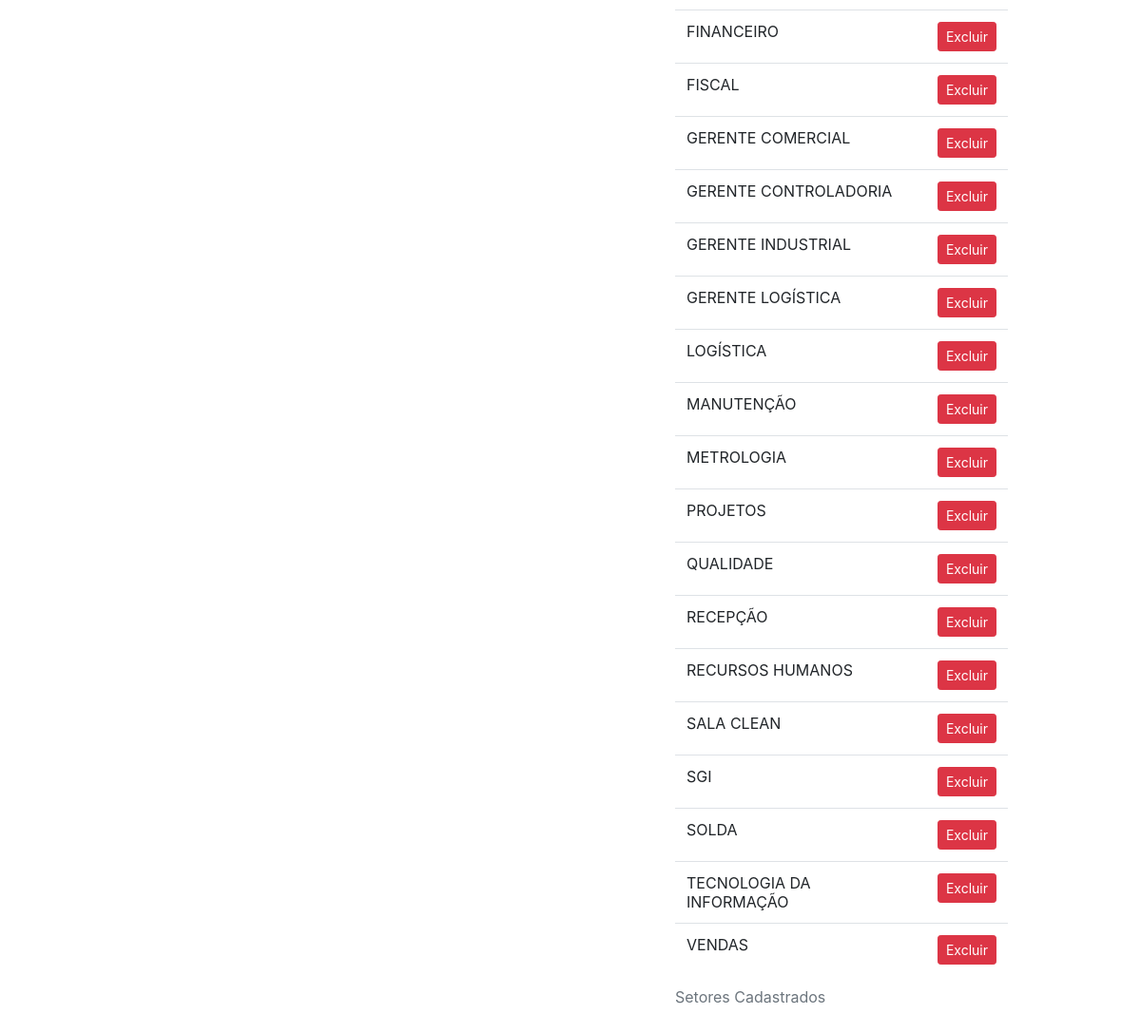
/public/pags/admin/registerStandard/registerSetores.php (lower part), run on an earlier commit of the app's database.
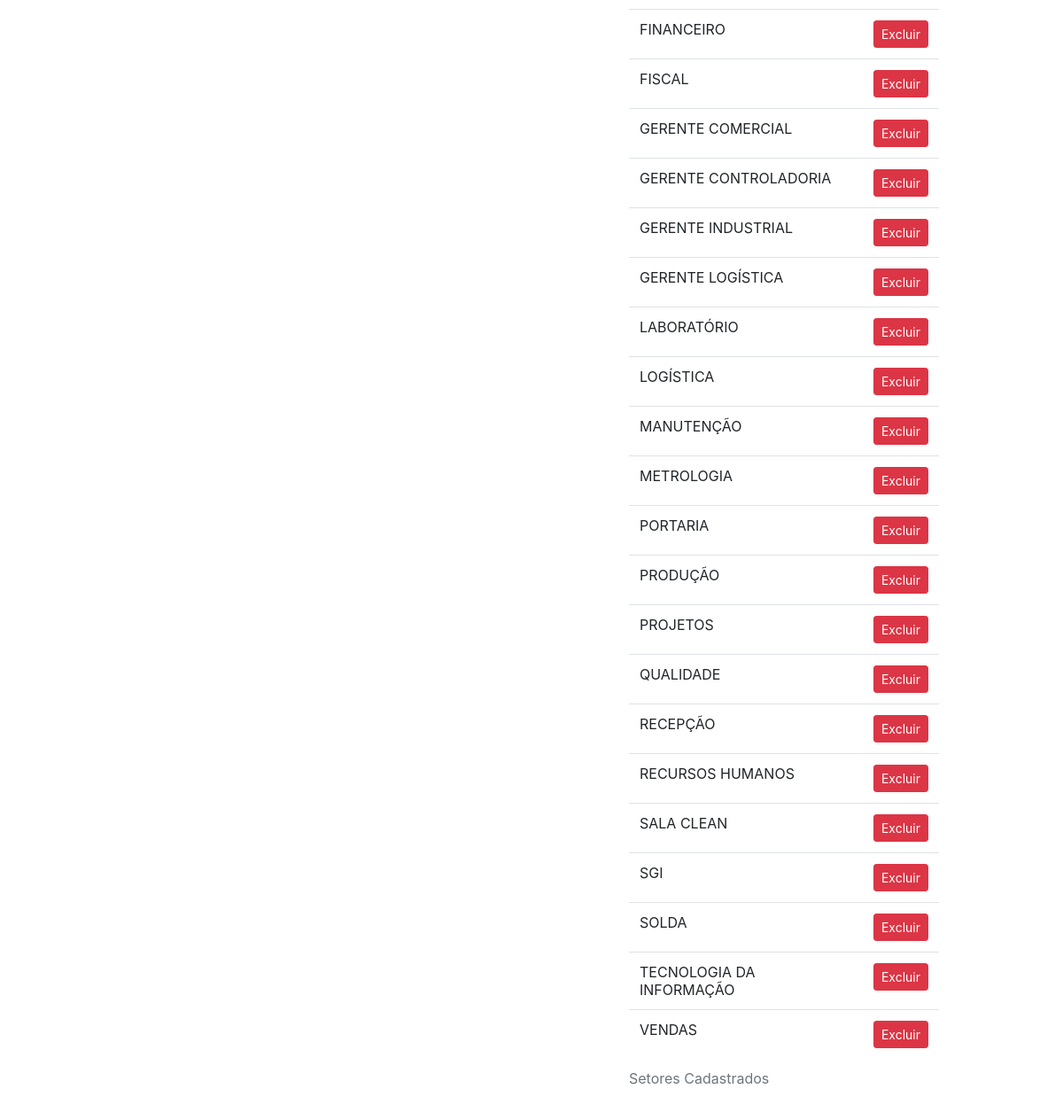
And on a later commit of the database.
### tables this page shows
CREATE TABLE `setor` (
  `id` int(10) UNSIGNED NOT NULL,
  `setor` varchar(45) NOT NULL
);

### public/pags/admin/registerStandard/registerSetores.php (the view, shortened to what this page needs)
<?php
    include_once("../../../../src/config/conexaodb.php");
    $coleta = mysqli_query($conn, "SELECT * FROM setor order by setor asc");
?>
<html lang="pt-br">
<head>
    <link rel="stylesheet" href="../../../../node_modules/bootstrap/dist/css/bootstrap.css">
</head>
<body>
    <div class="container">
        <div class="row justify-content-center">
            <div class="col-md-6">
            </div>
            <div class="col-md-4">
                <div class="py-3">
                    <table class="table">
                        <caption>Setores Cadastrados</caption>
                        <tbody>
                            <?php while($linha = mysqli_fetch_assoc($coleta)) { ?>
                            <tr>
                               <td>
                                    <?php echo $linha['setor']; ?>
                               </td>
                               <td>
                                    <a href="../../../../src/db/admin/setor/delete.php?id=<?php echo $linha['id']; ?>">
                                        <button type="button" class="btn btn-danger btn-sm">Excluir</button>
                                    </a>
                               </td>
                            </tr>
                            <?php } ?>
                        </tbody>
                    </table>
                </div>
            </div>
        </div>
    </div>
</body>
</html>

What changed in the data, as far as the page shows it:
added setor: setor "LABORATÓRIO"
added setor: setor "PORTARIA"
added setor: setor "PRODUÇÃO"
